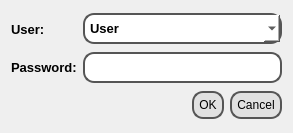
<?xml version="1.0" encoding="UTF-8"?>
<ui version="4.0">
 <class>loginDialog</class>
 <widget class="QDialog" name="loginDialog">
  <property name="geometry">
   <rect>
    <x>0</x>
    <y>0</y>
    <width>293</width>
    <height>133</height>
   </rect>
  </property>
  <property name="windowTitle">
   <string>Dialog</string>
  </property>
  <layout class="QGridLayout" name="gridLayout">
   <item row="0" column="0" rowspan="2">
    <layout class="QVBoxLayout" name="verticalLayout">
     <item>
      <widget class="QLabel" name="label">
       <property name="font">
        <font>
         <pointsize>10</pointsize>
         <weight>75</weight>
         <bold>true</bold>
        </font>
       </property>
       <property name="text">
        <string>User:</string>
       </property>
      </widget>
     </item>
     <item>
      <widget class="QLabel" name="label_2">
       <property name="font">
        <font>
         <pointsize>10</pointsize>
         <weight>75</weight>
         <bold>true</bold>
        </font>
       </property>
       <property name="text">
        <string>Password:</string>
       </property>
      </widget>
     </item>
    </layout>
   </item>
   <item row="0" column="1">
    <widget class="QComboBox" name="usercomboBox">
     <property name="minimumSize">
      <size>
       <width>181</width>
       <height>31</height>
      </size>
     </property>
     <property name="font">
      <font>
       <pointsize>10</pointsize>
       <weight>75</weight>
       <bold>true</bold>
      </font>
     </property>
     <property name="styleSheet">
      <string notr="true">QComboBox{
background-color: rgb(255, 255, 255);
border: 2px solid #555;
border-radius: 11px;
padding: 5px;

}</string>
     </property>
     <item>
      <property name="text">
       <string>User</string>
      </property>
     </item>
     <item>
      <property name="text">
       <string>Service</string>
      </property>
     </item>
    </widget>
   </item>
   <item row="1" column="1">
    <widget class="QLineEdit" name="passwordlineEdit">
     <property name="minimumSize">
      <size>
       <width>181</width>
       <height>31</height>
      </size>
     </property>
     <property name="font">
      <font>
       <pointsize>10</pointsize>
       <weight>75</weight>
       <bold>true</bold>
      </font>
     </property>
     <property name="styleSheet">
      <string notr="true">QLineEdit{
background-color: rgb(255, 255, 255);
border: 2px solid #555;
border-radius: 11px;
padding: 5px;
}</string>
     </property>
     <property name="inputMask">
      <string/>
     </property>
    </widget>
   </item>
   <item row="2" column="0" colspan="2">
    <widget class="QDialogButtonBox" name="buttonBox">
     <property name="styleSheet">
      <string notr="true">QPushButton{
background-color: rgb(225, 225, 225);
border: 2px solid #555;
border-radius: 11px;
padding: 5px;

}</string>
     </property>
     <property name="orientation">
      <enum>Qt::Horizontal</enum>
     </property>
     <property name="standardButtons">
      <set>QDialogButtonBox::Cancel|QDialogButtonBox::Ok</set>
     </property>
    </widget>
   </item>
  </layout>
 </widget>
 <resources/>
 <connections>
  <connection>
   <sender>buttonBox</sender>
   <signal>accepted()</signal>
   <receiver>loginDialog</receiver>
   <slot>accept()</slot>
   <hints>
    <hint type="sourcelabel">
     <x>248</x>
     <y>254</y>
    </hint>
    <hint type="destinationlabel">
     <x>157</x>
     <y>274</y>
    </hint>
   </hints>
  </connection>
  <connection>
   <sender>buttonBox</sender>
   <signal>rejected()</signal>
   <receiver>loginDialog</receiver>
   <slot>reject()</slot>
   <hints>
    <hint type="sourcelabel">
     <x>316</x>
     <y>260</y>
    </hint>
    <hint type="destinationlabel">
     <x>286</x>
     <y>274</y>
    </hint>
   </hints>
  </connection>
 </connections>
</ui>
